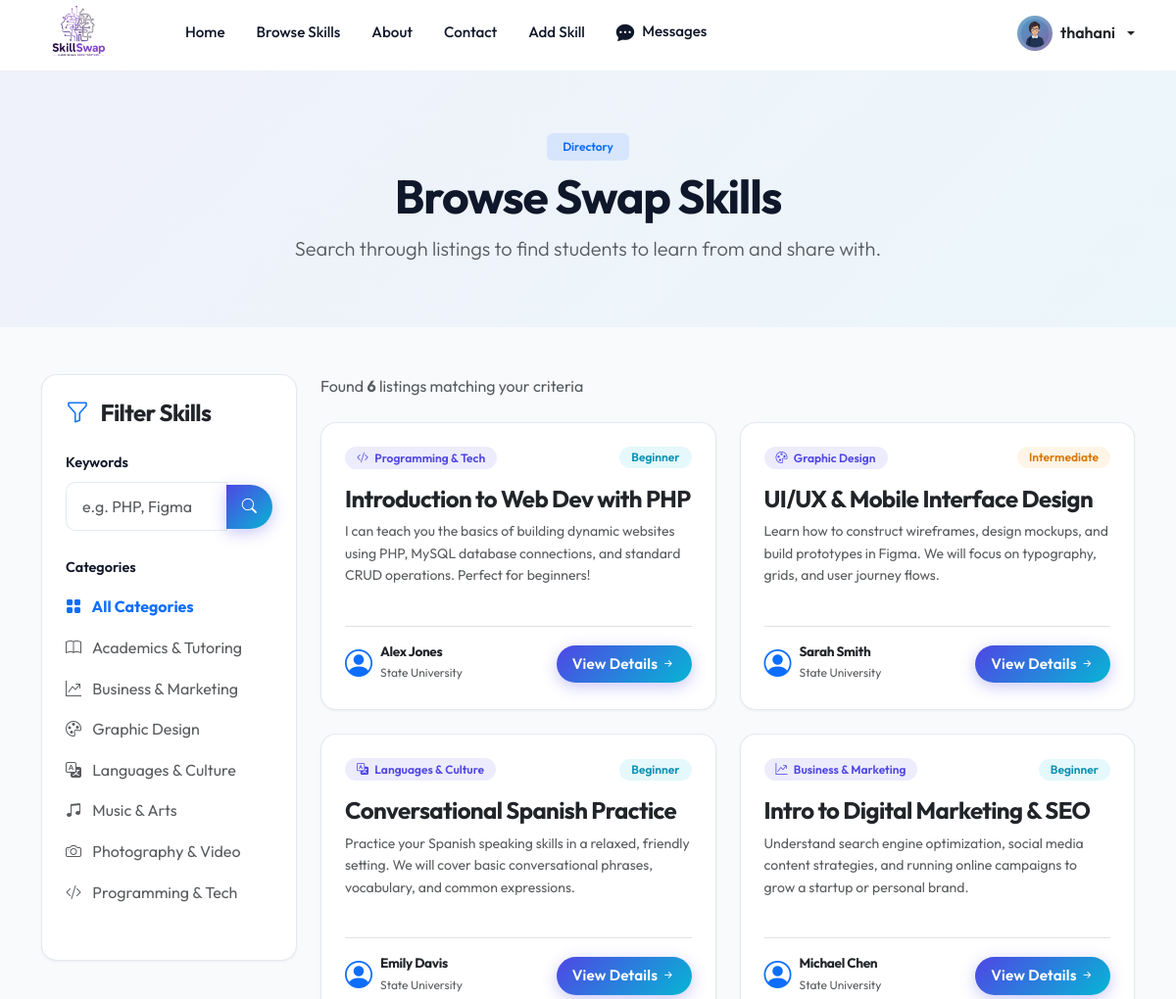
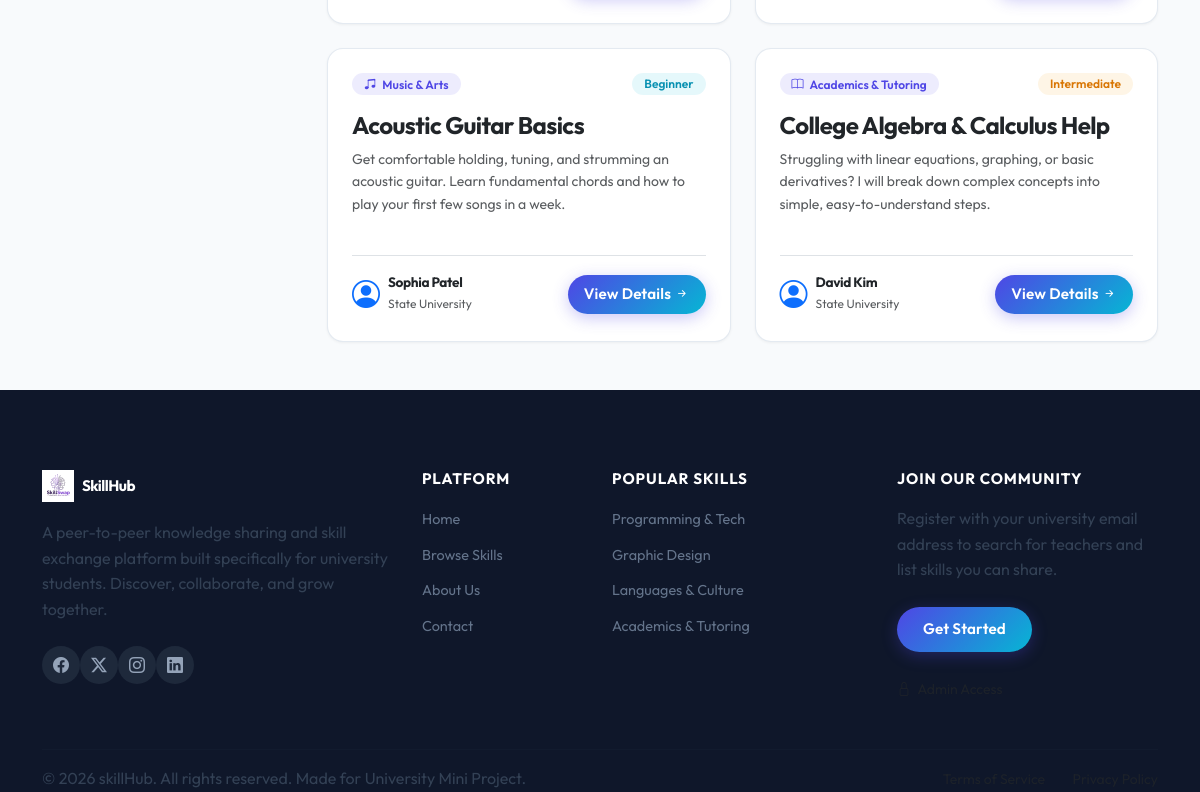
The page /browse-skills.php (signed in) on the database its author committed (2 pictures, top to bottom).
### tables this page shows
CREATE TABLE IF NOT EXISTS `users` (
  `id` INT AUTO_INCREMENT PRIMARY KEY,
  `username` VARCHAR(50) NOT NULL UNIQUE,
  `email` VARCHAR(100) NOT NULL UNIQUE,
  `password` VARCHAR(255) NOT NULL,
  `name` VARCHAR(100) NOT NULL,
  `university` VARCHAR(150) DEFAULT NULL,
  `department` VARCHAR(150) DEFAULT NULL,
  `bio` TEXT DEFAULT NULL,
  `skills_teach` TEXT DEFAULT NULL,
  `skills_learn` TEXT DEFAULT NULL,
  `profile_photo` VARCHAR(255) DEFAULT 'default-profile.png',
  `created_at` TIMESTAMP DEFAULT CURRENT_TIMESTAMP
);

CREATE TABLE IF NOT EXISTS `categories` (
  `id` INT AUTO_INCREMENT PRIMARY KEY,
  `name` VARCHAR(50) NOT NULL UNIQUE,
  `icon` VARCHAR(50) DEFAULT 'bi-code-slash'
);

CREATE TABLE IF NOT EXISTS `skills` (
  `id` INT AUTO_INCREMENT PRIMARY KEY,
  `user_id` INT NOT NULL,
  `title` VARCHAR(100) NOT NULL,
  `description` TEXT NOT NULL,
  `category_id` INT NOT NULL,
  `level` ENUM('Beginner', 'Intermediate', 'Advanced') NOT NULL,
  `availability` VARCHAR(100) NOT NULL,
  `created_at` TIMESTAMP DEFAULT CURRENT_TIMESTAMP,
  FOREIGN KEY (`user_id`) REFERENCES `users`(`id`) ON DELETE CASCADE,
  FOREIGN KEY (`category_id`) REFERENCES `categories`(`id`) ON DELETE CASCADE
);

### includes/auth.php (called while the page is built, shortened)
<?php
function isLoggedIn() {
    return isset($_SESSION['user_id']);
}
function isAdminLoggedIn() {
    return isset($_SESSION['admin_id']);
}
function getLoggedInUser($pdo) {
    try {
        $stmt = $pdo->prepare("SELECT * FROM users WHERE id = ?");
        $stmt->execute([$_SESSION['user_id']]);
        return $stmt->fetch();
    } catch (PDOException $e) {
        return null;
    }
}
?>

### browse-skills.php (the view, shortened to what this page needs)
<?php
require_once 'includes/db.php';
require_once 'includes/auth.php';
$categories = [];
try {
    $categories = $pdo->query("SELECT * FROM categories ORDER BY name ASC")->fetchAll();
} catch (PDOException $e) {
}
$search = isset($_GET['search']) ? trim($_GET['search']) : '';
$category_filter = isset($_GET['category']) ? (int)$_GET['category'] : 0;
$query = "SELECT s.*, u.name as teacher_name, u.university as teacher_uni, c.name as category_name, c.icon as category_icon
          FROM skills s
          JOIN users u ON s.user_id = u.id
          JOIN categories c ON s.category_id = c.id
          WHERE 1=1";
$params = [];
$query .= " ORDER BY s.created_at DESC";
$skills = [];
try {
    $stmt = $pdo->prepare($query);
    $stmt->execute($params);
    $skills = $stmt->fetchAll();
} catch (PDOException $e) {
    $error = "Error fetching skills database: " . $e->getMessage();
}
require_once 'includes/header.php';
require_once 'includes/navbar.php';
?>
<section class="py-5 bg-light text-center" style="background: var(--gradient-soft) !important;">
    <div class="container my-3">
        <span class="badge bg-primary bg-opacity-10 text-primary px-3 py-2 mb-2 fw-semibold">Directory</span>
        <h1 class="display-5 fw-bold">Browse Swap Skills</h1>
        <p class="text-muted lead mx-auto" style="max-width: 600px;">Search through listings to find students to learn from and share with.</p>
    </div>
</section>
<div class="container my-5">
    <div class="row g-4">
        <div class="col-lg-3">
            <div class="card card-premium p-4 bg-white sticky-lg-top" style="top: 100px; z-index: 10;">
                <h4 class="fw-bold mb-4 text-dark"><i class="bi bi-funnel text-primary me-2"></i> Filter Skills</h4>
                <form action="browse-skills.php" method="GET">
                    <div class="mb-4">
                        <label for="search" class="form-label form-label-premium">Keywords</label>
                        <div class="input-group">
                            <input type="text" name="search" id="search" class="form-control form-control-premium" placeholder="e.g. PHP, Figma" value="<?php echo htmlspecialchars($search); ?>">
                            <button type="submit" class="btn btn-premium px-3"><i class="bi bi-search"></i></button>
                        </div>
                    </div>
                    <div class="mb-4">
                        <label class="form-label form-label-premium">Categories</label>
                        <div class="list-group list-group-flush">
                            <a href="browse-skills.php?search=<?php echo urlencode($search); ?>" class="list-group-item list-group-item-action border-0 px-0 d-flex justify-content-between align-items-center py-2 <?php echo $category_filter === 0 ? 'text-primary fw-bold' : 'text-muted'; ?>">
                                <span><i class="bi bi-grid-fill me-2"></i> All Categories</span>
                            </a>
                            <?php foreach ($categories as $cat): ?>
                                <a href="browse-skills.php?category=<?php echo $cat['id']; ?>&search=<?php echo urlencode($search); ?>" class="list-group-item list-group-item-action border-0 px-0 d-flex justify-content-between align-items-center py-2 <?php echo $category_filter === (int)$cat['id'] ? 'text-primary fw-bold' : 'text-muted'; ?>">
                                    <span><i class="bi <?php echo htmlspecialchars($cat['icon']); ?> me-2"></i> <?php echo htmlspecialchars($cat['name']); ?></span>
                                </a>
                            <?php endforeach; ?>
                        </div>
                    </div>
                </form>
            </div>
        </div>
        <div class="col-lg-9">
            <div class="d-flex justify-content-between align-items-center mb-4">
                <p class="text-muted mb-0">Found <strong><?php echo count($skills); ?></strong> listings matching your criteria</p>
            </div>
            <?php if (empty($skills)): ?>
                <div class="card card-premium p-5 text-center bg-white">
                    <div class="display-1 text-muted"><i class="bi bi-search-heart"></i></div>
                    <h3 class="fw-bold mt-3">No Skills Found</h3>
                    <p class="text-muted mx-auto" style="max-width: 450px;">We couldn't find any skills matching your search parameters. Try clearing the filters or search for something else!</p>
                    <div class="mt-3">
                        <a href="browse-skills.php" class="btn btn-premium"><i class="bi bi-arrow-counterclockwise me-1"></i> View All Listings</a>
                    </div>
                </div>
            <?php else: ?>
                <div class="row g-4">
                    <?php foreach ($skills as $skill): ?>
                        <div class="col-md-6">
                            <div class="card card-premium h-100 d-flex flex-column justify-content-between p-4 bg-white">
                                <div>
                                    <div class="d-flex justify-content-between align-items-center mb-3">
                                        <span class="badge badge-custom badge-category">
                                            <i class="bi <?php echo htmlspecialchars($skill['category_icon']); ?> me-1"></i> <?php echo htmlspecialchars($skill['category_name']); ?>
                                        </span>
                                        <span class="badge badge-custom badge-level-<?php echo strtolower($skill['level']); ?>"><?php echo htmlspecialchars($skill['level']); ?></span>
                                    </div>
                                    <h4 class="fw-bold text-dark mb-2"><?php echo htmlspecialchars($skill['title']); ?></h4>
                                    <p class="text-muted small mb-4"><?php echo htmlspecialchars(substr($skill['description'], 0, 150)) . (strlen($skill['description']) > 150 ? '...' : ''); ?></p>
                                </div>
                                <div class="border-top pt-3 mt-3 d-flex justify-content-between align-items-center">
                                    <div class="d-flex align-items-center gap-2">
                                        <i class="bi bi-person-circle text-primary fs-3"></i>
                                        <div>
                                            <h6 class="mb-0 fw-bold text-dark" style="font-size: 0.85rem;"><?php echo htmlspecialchars($skill['teacher_name']); ?></h6>
                                            <small class="text-muted" style="font-size: 0.75rem;"><?php echo htmlspecialchars($skill['teacher_uni']); ?></small>
                                        </div>
                                    </div>
                                    <a href="skill-details.php?id=<?php echo $skill['id']; ?>" class="btn btn-sm btn-premium py-2 px-3">
                                        View Details <i class="bi bi-arrow-right-short"></i>
                                    </a>
                                </div>
                            </div>
                        </div>
                    <?php endforeach; ?>
                </div>
            <?php endif; ?>
        </div>
    </div>
</div>
<?php require_once 'includes/footer.php'; ?>

### includes/navbar.php (shortened to what this page needs)
<?php
$base_path = isset($base_path) ? $base_path : '';
require_once __DIR__ . '/auth.php';
require_once __DIR__ . '/db.php';
$current_user = null;
if (isLoggedIn()) {
    $current_user = getLoggedInUser($pdo);
}
?>
<nav class="navbar navbar-expand-lg navbar-custom sticky-top">
    <div class="container">
        <a class="navbar-brand navbar-brand-custom d-flex align-items-center" href="<?php echo $base_path; ?>index.php">
            <img src="<?php echo $base_path; ?>assets/img/logo2.jpeg" alt="SkillSwap Logo" style="height: 75px; width: auto; object-fit: contain;">
        </a>
        <div class="collapse navbar-collapse" id="navbarNav">
            <ul class="navbar-nav ms-lg-5 me-auto mb-2 mb-lg-0 align-items-lg-center gap-3">
                <?php if (isAdminLoggedIn()): ?>
                    <li class="nav-item">
                        <a class="nav-link nav-link-custom" href="<?php echo $base_path; ?>admin/dashboard.php">Dashboard</a>
                    </li>
                    <li class="nav-item">
                        <a class="nav-link nav-link-custom" href="<?php echo $base_path; ?>admin/users.php">Users</a>
                    </li>
                    <li class="nav-item">
                        <a class="nav-link nav-link-custom" href="<?php echo $base_path; ?>admin/skills.php">Skills</a>
                    </li>
                    <li class="nav-item">
                        <a class="nav-link nav-link-custom" href="<?php echo $base_path; ?>admin/categories.php">Categories</a>
                    </li>
                    <li class="nav-item">
                        <a class="nav-link nav-link-custom" href="<?php echo $base_path; ?>admin/requests.php">Requests</a>
                    </li>
                <?php else: ?>
                    <li class="nav-item">
                        <a class="nav-link nav-link-custom" href="<?php echo $base_path; ?>index.php">Home</a>
                    </li>
                    <li class="nav-item">
                        <a class="nav-link nav-link-custom" href="<?php echo $base_path; ?>browse-skills.php">Browse Skills</a>
                    </li>
                    <li class="nav-item">
                        <a class="nav-link nav-link-custom" href="<?php echo $base_path; ?>about.php">About</a>
                    </li>
                    <li class="nav-item">
                        <a class="nav-link nav-link-custom" href="<?php echo $base_path; ?>contact.php">Contact</a>
                    </li>
                    <?php if (isLoggedIn()): ?>
                        <li class="nav-item">
                            <a class="nav-link nav-link-custom" href="<?php echo $base_path; ?>add-skill.php">Add Skill</a>
                        </li>
                        <li class="nav-item">
                            <a class="nav-link nav-link-custom position-relative" href="<?php echo $base_path; ?>messages.php">
                                <i class="bi bi-chat-dots-fill"></i> Messages
                            </a>
                        </li>
                    <?php endif; ?>
                <?php endif; ?>
            </ul>
            <div class="d-flex align-items-center gap-3 ms-auto">
                <?php if (isAdminLoggedIn()): ?>
                    <span class="badge bg-danger">Admin Mode</span>
                    <a href="<?php echo $base_path; ?>logout.php" class="btn btn-premium-outline py-2 px-4">Logout</a>
                <?php elseif (isLoggedIn() && $current_user): ?>
                    <div class="dropdown">
                        <a class="d-flex align-items-center gap-2 text-decoration-none dropdown-toggle text-dark" href="#" role="button" id="profileDropdown" data-bs-toggle="dropdown" aria-expanded="false">
                            <?php
                            $photo_src = $base_path . 'assets/uploads/' . ($current_user['profile_photo'] ? $current_user['profile_photo'] : 'default-profile.png');
                            ?>
                            <img src="<?php echo $photo_src; ?>" alt="Profile" class="avatar-nav">
                            <span class="fw-semibold d-none d-sm-inline"><?php echo htmlspecialchars($current_user['username']); ?></span>
                        </a>
                    </div>
                <?php else: ?>
                    <a href="<?php echo $base_path; ?>login.php" class="btn btn-premium-outline py-2 px-4">Log In</a>
                    <a href="<?php echo $base_path; ?>register.php" class="btn btn-premium py-2 px-4">Sign Up</a>
                <?php endif; ?>
            </div>
        </div>
    </div>
</nav>

### rows shown on the page
users: profile_photo (placeholder picture), username "thahani"
categories: name "Academics & Tutoring"
categories: name "Business & Marketing"
categories: name "Graphic Design"
categories: name "Languages & Culture"
categories: name "Music & Arts"
categories: name "Photography & Video"
categories: name "Programming & Tech"
skills: category.name "Programming & Tech", level "Beginner", title "Introduction to Web Dev with PHP", description "I can teach you the basics of building dynamic websites using PHP, MySQL database connections, and standard CRUD operations. Perfect for beginners!", user.name "Alex Jones", user.university "State University"
skills: category.name "Graphic Design", level "Intermediate", title "UI/UX & Mobile Interface Design", description "Learn how to construct wireframes, design mockups, and build prototypes in Figma. We will focus on typography, grids, and user journey flows.", user.name "Sarah Smith", user.university "State University"
skills: category.name "Languages & Culture", level "Beginner", title "Conversational Spanish Practice", description "Practice your Spanish speaking skills in a relaxed, friendly setting. We will cover basic conversational phrases, vocabulary, and common expressions.", user.name "Emily Davis", user.university "State University"
skills: category.name "Business & Marketing", level "Beginner", title "Intro to Digital Marketing & SEO", description "Understand search engine optimization, social media content strategies, and running online campaigns to grow a startup or personal brand.", user.name "Michael Chen", user.university "State University"
skills: category.name "Music & Arts", level "Beginner", title "Acoustic Guitar Basics", description "Get comfortable holding, tuning, and strumming an acoustic guitar. Learn fundamental chords and how to play your first few songs in a week.", user.name "Sophia Patel", user.university "State University"
skills: category.name "Academics & Tutoring", level "Intermediate", title "College Algebra & Calculus Help", description "Struggling with linear equations, graphing, or basic derivatives? I will break down complex concepts into simple, easy-to-understand steps.", user.name "David Kim", user.university "State University"

### other values the page prints
count($skills) "6"
